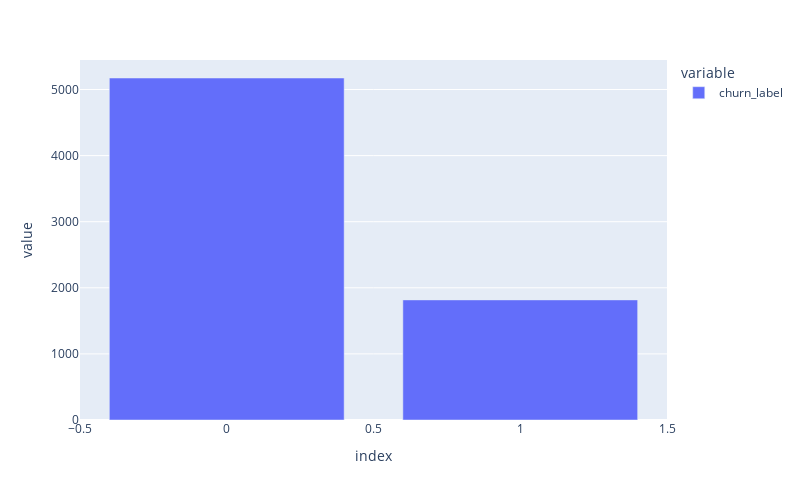

Notebook code cell kept with this figure:
### Code cell
fig = px.bar(combined_df['churn_label'].value_counts(), width=800, height=500)
fig.show()

### Figure 1 — Plotly figure (JSON) as saved in the notebook; plotly's stock layout.template omitted (floating-point values rounded to 4 significant figures)
{"data": [{"alignmentgroup": "True", "hovertemplate": "variable=churn_label<br>index=%{x}<br>value=%{y}<extra></extra>", "legendgroup": "churn_label", "marker": {"color": "#636efa", "pattern": {"shape": ""}}, "name": "churn_label", "offsetgroup": "churn_label", "orientation": "v", "showlegend": true, "textposition": "auto", "type": "bar", "x": [0, 1], "xaxis": "x", "y": [5174, 1817], "yaxis": "y"}], "layout": {"barmode": "relative", "height": 500, "legend": {"title": {"text": "variable"}, "tracegroupgap": 0}, "margin": {"t": 60}, "width": 800, "xaxis": {"anchor": "y", "domain": [0, 1], "title": {"text": "index"}}, "yaxis": {"anchor": "x", "domain": [0, 1], "title": {"text": "value"}}}}
